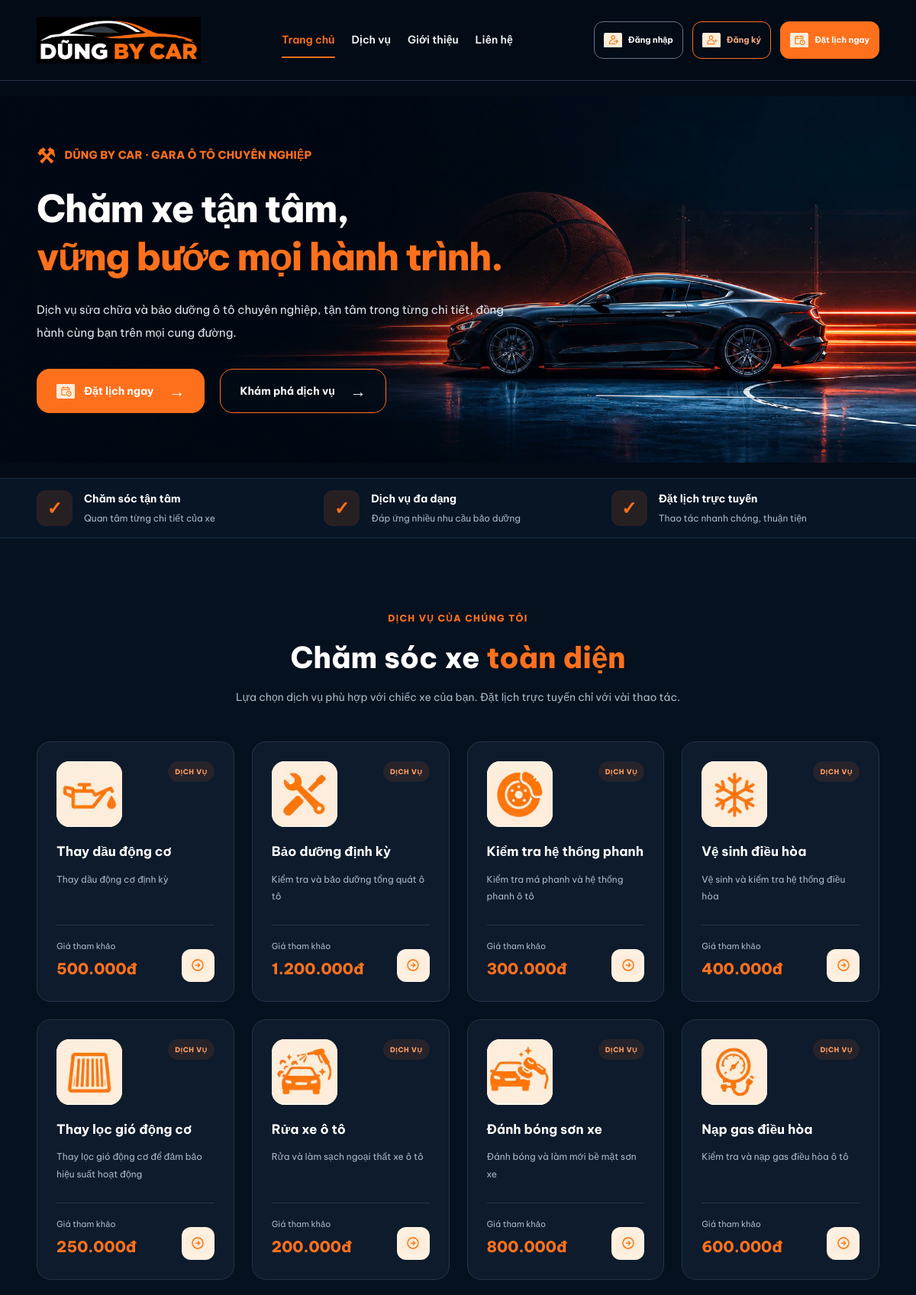
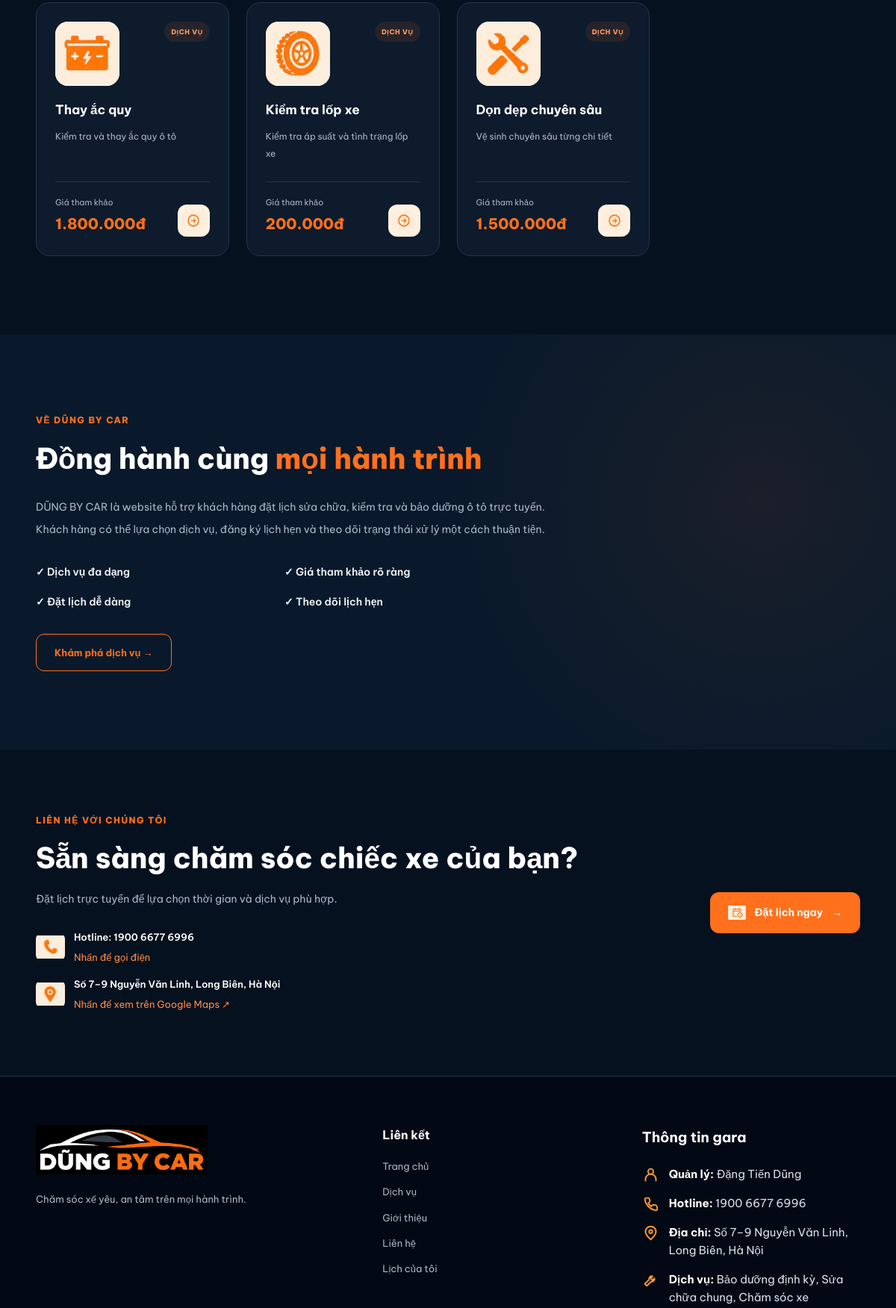
The page / (upper part) on the database its author committed (2 pictures, top to bottom).
### tables this page shows
CREATE TABLE `dich_vu` (
  `ma_dv` int(11) NOT NULL,
  `ten_dv` varchar(100) NOT NULL,
  `mo_ta` text DEFAULT NULL,
  `don_gia` decimal(12,2) NOT NULL DEFAULT 0.00
);

### index.php (the view, shortened to what the rows shown need)
<?php
require_once __DIR__ . '/config/database.php';
function e($value) {
    return htmlspecialchars((string)$value, ENT_QUOTES, 'UTF-8');
}
function hienThiTien($value) {
    return number_format((float)$value, 0, ',', '.') . 'đ';
}
$danhSachDichVu = [];
$loiDichVu = false;
try {
    $stmt = $conn->query("
        SELECT
            ma_dv,
            ten_dv,
            mo_ta,
            don_gia
        FROM dich_vu
        ORDER BY ma_dv ASC
    ");
    $danhSachDichVu = $stmt->fetchAll(PDO::FETCH_ASSOC);
} catch (PDOException $ex) {
    $loiDichVu = true;
}
function iconDichVu($ten) {
    $ten = mb_strtolower(trim((string)$ten), 'UTF-8');
    if (str_contains($ten, 'thay dầu')) {
        return 'thay-dau.png';
    }
    if (str_contains($ten, 'bảo dưỡng')) {
        return 'bao-duong.png';
    }
    if (str_contains($ten, 'phanh')) {
        return 'kiem-tra-phanh.png';
    }
    if (
        str_contains($ten, 'vệ sinh điều hòa') ||
        str_contains($ten, 'vệ sinh điều hoà')
    ) {
        return 've-sinh-dieu-hoa.png';
    }
    if (str_contains($ten, 'lọc gió')) {
        return 'thay-loc-gio.png';
    }
    if (str_contains($ten, 'rửa xe')) {
        return 'rua-xe.png';
    }
    if (str_contains($ten, 'đánh bóng')) {
        return 'danh-bong-son.png';
    }
    if (str_contains($ten, 'nạp gas')) {
        return 'nap-gas-dieu-hoa.png';
    }
    if (str_contains($ten, 'ắc quy')) {
        return 'thay-ac-quy.png';
    }
    if (str_contains($ten, 'lốp')) {
        return 'kiem-tra-lop.png';
    }
    return 'bao-duong.png';
}
$daDangNhap = isset($_SESSION['ma_kh']);
$linkDatLich = $daDangNhap
    ? 'dat_lich/dat_lich.php'
    : 'auth/login.php';
?>
<!DOCTYPE html>
<html lang="vi">
<head>
    <link
        rel="stylesheet"
        href="assets/css/style.css?v=33"
    >
</head>
<body>
<main>
    <section class="hero" id="trang-chu">
        <div class="container hero-inner">
            <div class="hero-content">
                <h1>
                    Chăm xe tận tâm,<br>
                    <span>
                        vững bước mọi hành trình.
                    </span>
                </h1>
            </div>
        </div>
    </section>
    <section class="services" id="dich-vu">
        <div class="container">
            <div class="section-heading">
                <h2>
                    Chăm sóc xe
                    <span>toàn diện</span>
                </h2>
            </div>
            <div class="service-list">
                <?php if ($loiDichVu): ?>
                    <p class="empty-message">
                        Không thể tải danh sách dịch vụ.
                        Vui lòng kiểm tra kết nối MySQL.
                    </p>
                <?php elseif (empty($danhSachDichVu)): ?>
                    <p class="empty-message">
                        Hiện chưa có dịch vụ để hiển thị.
                    </p>
                <?php else: ?>
                    <?php foreach ($danhSachDichVu as $dv): ?>
                        <article class="service-card">
                            <div class="service-card-top">
                                <div class="service-icon">
                                    <img
                                        src="assets/images/icons/<?= e(iconDichVu($dv['ten_dv'])) ?>"
                                        alt="<?= e($dv['ten_dv']) ?>"
                                        class="service-icon-img"
                                    >
                                </div>
                                <span class="service-badge">
                                    DỊCH VỤ
                                </span>
                            </div>
                            <h3>
                                <?= e($dv['ten_dv']) ?>
                            </h3>
                            <p class="service-description">
                                <?= e($dv['mo_ta'] ?? '') ?>
                            </p>
                            <div class="service-bottom">
                                <div>
                                    <small>
                                        Giá tham khảo
                                    </small>
                                    <div class="price">
                                        <?= hienThiTien($dv['don_gia']) ?>
                                    </div>
                                </div>
                                <a
                                    href="<?= e($linkDatLich) ?>"
                                    class="service-arrow"
                                    aria-label="Đặt lịch <?= e($dv['ten_dv']) ?>"
                                >
                                    <img
                                        src="assets/images/icons/chi-tiet.png"
                                        alt=""
                                        class="service-arrow-icon"
                                    >
                                </a>
                            </div>
                        </article>
                    <?php endforeach; ?>
                <?php endif; ?>
            </div>
        </div>
    </section>
    <section class="about" id="gioi-thieu">
        <div class="container about-content">
            <h2>
                Đồng hành cùng
                <span>mọi hành trình</span>
            </h2>
        </div>
    </section>
    <section class="contact" id="lien-he">
        <div class="container contact-content">
            <div class="contact-text">
                <h2>
                    Sẵn sàng chăm sóc chiếc xe của bạn?
                </h2>
            </div>
        </div>
    </section>
</main>
</body>
</html>

### rows shown on the page
dich_vu: shows a picture, ten_dv "Thay dầu động cơ", mo_ta "Thay dầu động cơ định kỳ", don_gia "500.000đ"
dich_vu: ten_dv "Bảo dưỡng định kỳ", mo_ta "Kiểm tra và bảo dưỡng tổng quát ô tô", don_gia "1.200.000đ"
dich_vu: shows a picture, ten_dv "Kiểm tra hệ thống phanh", mo_ta "Kiểm tra má phanh và hệ thống phanh ô tô", don_gia "300.000đ"
dich_vu: shows a picture, ten_dv "Vệ sinh điều hòa", mo_ta "Vệ sinh và kiểm tra hệ thống điều hòa", don_gia "400.000đ"
dich_vu: shows a picture, ten_dv "Thay lọc gió động cơ", mo_ta "Thay lọc gió động cơ để đảm bảo hiệu suất hoạt động", don_gia "250.000đ"
dich_vu: shows a picture, ten_dv "Rửa xe ô tô", mo_ta "Rửa và làm sạch ngoại thất xe ô tô", don_gia "200.000đ"
dich_vu: shows a picture, ten_dv "Đánh bóng sơn xe", mo_ta "Đánh bóng và làm mới bề mặt sơn xe", don_gia "800.000đ"
dich_vu: shows a picture, ten_dv "Nạp gas điều hòa", mo_ta "Kiểm tra và nạp gas điều hòa ô tô", don_gia "600.000đ"
dich_vu: shows a picture, ten_dv "Thay ắc quy", mo_ta "Kiểm tra và thay ắc quy ô tô", don_gia "1.800.000đ"
dich_vu: shows a picture, ten_dv "Kiểm tra lốp xe", mo_ta "Kiểm tra áp suất và tình trạng lốp xe", don_gia "200.000đ"
dich_vu: ten_dv "Dọn dẹp chuyên sâu", mo_ta "Vệ sinh chuyên sâu từng chi tiết", don_gia "1.500.000đ"
